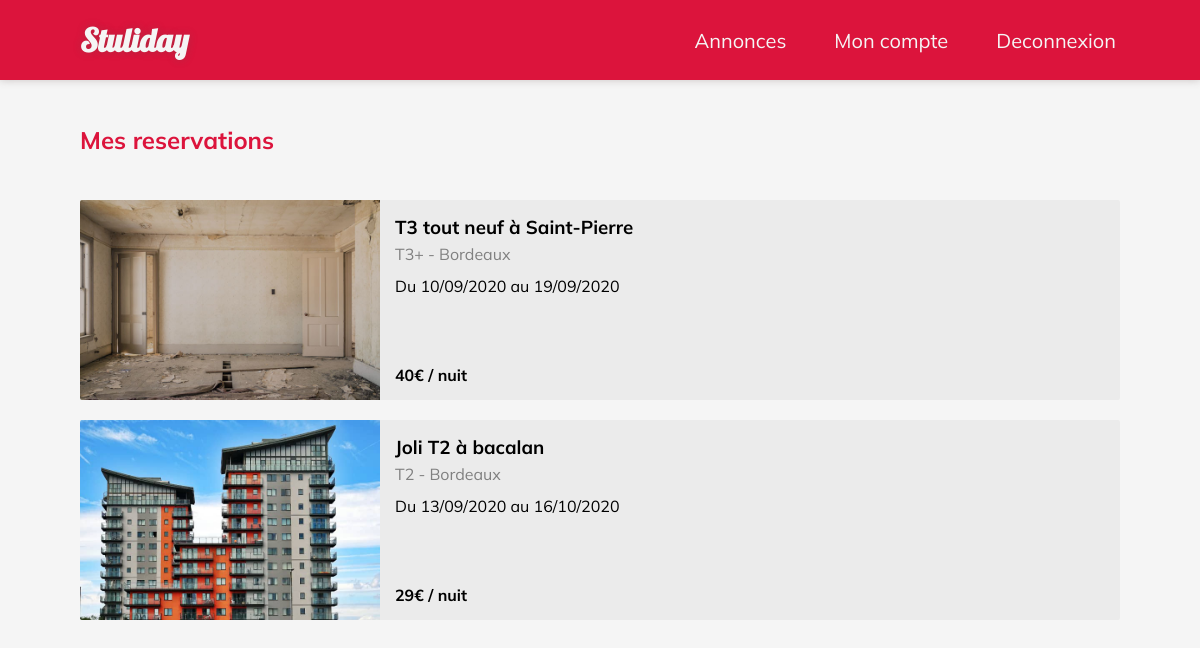
Screenshot of /mes-reservations.php (signed in) with the database file from the repository.
### tables this page shows
CREATE TABLE IF NOT EXISTS `reservations` (
  `id` int(11) NOT NULL AUTO_INCREMENT,
  `id_annonce` int(11) NOT NULL,
  `id_user` int(11) NOT NULL,
  PRIMARY KEY (`id`),
  KEY `id_annonce` (`id_annonce`),
  KEY `reservations_ibfk_2` (`id_user`)
);

CREATE TABLE IF NOT EXISTS `annonces` (
  `id` int(11) NOT NULL AUTO_INCREMENT,
  `author` int(11) NOT NULL,
  `title` varchar(50) DEFAULT NULL,
  `description` text,
  `city` varchar(50) DEFAULT NULL,
  `category` varchar(50) DEFAULT NULL,
  `image_url` varchar(255) DEFAULT NULL,
  `address` varchar(255) DEFAULT NULL,
  `booked` tinyint(1) NOT NULL DEFAULT '0',
  `price` int(255) DEFAULT NULL,
  `start_date` date DEFAULT NULL,
  `end_date` date DEFAULT NULL,
  `publish_date` timestamp NOT NULL DEFAULT CURRENT_TIMESTAMP,
  PRIMARY KEY (`id`),
  KEY `author` (`author`) USING BTREE
);

### inc/functions.php (called while the page is built, shortened)
<?php
function displayDate($date) {
    return join('/', array_reverse(explode('-', $date)));
}
                    ?>
                    <?php
function getMyReservations($user) {
    global $db;
    if ($db) {
        $sql = "SELECT r.id AS id_reservation, r.id_annonce, r.id_user, a.* FROM reservations r LEFT JOIN annonces a ON r.id_annonce = a.id WHERE r.id_user = $user";
        if ($sth = $db->query($sql)) {
            $annonces = $sth->fetchAll(PDO::FETCH_ASSOC);
            return $annonces;
        }
    }
    return 'error';
}
?>

### mes-reservations.php (the view, shortened to what this page needs)
<?php
require 'inc/connect.php';
require 'inc/functions.php';
require 'assets/head.php';
require 'assets/nav.php';
?>
<section>
    <div class="title-row">
        <h2>Mes reservations</h2>
    </div>
    <div id="annonces">
    <?php
    if (isset($_SESSION['id'])) {
        $annonces = getMyReservations($_SESSION['id']);
        if ($annonces == 'error') {
            echo "<p class='error'>Une erreur s'est produite, impossible d'afficher vos réservations.";
        } else if (empty($annonces)) {
            echo "<p>Vous n'avez aucune réservation.";
        } else {
            foreach($annonces as $annonce) {
            ?>
                <article class="annonce-article">
                    <a href="reservation.php?id=<?= $annonce['id_reservation'] ?>">
                        <img src="<?= 'assets/uploads/'.$annonce['image_url'] ?>" alt="">
                        <div>
                            <h3><?= $annonce['title'] ?></h3>
                            <span class="infos"><?= $annonce['category'].' - '.$annonce['city']?></span>
                            <p><?= 'Du '.displayDate($annonce['start_date']).' au '.displayDate($annonce['end_date'])?></p>
                            <span class="price"><?= $annonce['price'].'€ / nuit'?></span>
                        </div>
                    </a>
                </article>
            <?php
            }
        }
    } else {
        echo "<p>Connectez-vous pour voir vos réservations.</p>";
    }
    ?>
    </div>
</section>
<?php
require 'assets/footer.php';
?>

### assets/css/style.css (style rules this page uses)
:root { --flow-space : 10px; --main-shadow : 0 0 8px rgba(100,75,75,0.3); }
* { margin : unset; padding : unset; border : unset; box-sizing : border-box; font-family: 'Mulish', sans-serif; }
a { color : dodgerblue; text-decoration : unset; }
body { background-color : whitesmoke; font-family: 'Mulish', sans-serif; overflow-y: scroll; }
main > section { padding : 20px var(--flow-space); display : flex; flex-direction : column; align-items : center; text-align : center; }
main > section:first-of-type { padding-top : 40px; }
h2 { color : crimson; line-height : 2.5rem; margin-bottom : 20px; }
p { margin-bottom : 1rem; line-height : 1.5rem; }
#annonces { width : 100%; padding-top : 20px; }
.annonce-article { overflow: hidden; text-align : left; width : 100%; background-color : rgb(235,235,235); border-radius : 2px; margin-bottom : var(--flow-space); transition : filter 0.2s ease; }
.annonce-article a { color : unset; }
.annonce-article img { object-fit: cover; width : 100%; height : calc(2 / 3 * (100vw - 2 * var(--flow-space))); }
.annonce-article div { padding : 15px; }
.annonce-article h3 { margin-bottom : 5px; }
.annonce-article p { display: -webkit-box; -webkit-box-orient: vertical; overflow: hidden; -webkit-line-clamp: 5; }
.annonce-article .infos { display : block; color : grey; margin-bottom : 10px; }
.annonce-article .price { font-weight : bold; }
@media screen and (min-width : 375px) { :root { --flow-space : 20px; } }
@media screen and (min-width : 750px) { :root { --flow-space : 40px; } }
@media screen and (min-width : 750px) { .annonce-article { margin-bottom : 20px; } }
@media screen and (min-width : 750px) { .annonce-article a { display : flex; } }
@media screen and (min-width : 750px) { .annonce-article img { height : 200px; min-width : 300px; max-width : 300px; } }
@media screen and (min-width : 750px) { .annonce-article div { flex-grow: 10; position : relative; } }
@media screen and (min-width : 750px) { .annonce-article p { -webkit-line-clamp: 3; } }
@media screen and (min-width : 750px) { .annonce-article .price { position : absolute; bottom : 15px; } }
@media screen and (min-width : 1000px) { :root { --flow-space : 80px; } }
@media screen and (min-width : 1000px) { main > section { align-items : flex-start; text-align : left; } }
@media screen and (min-width : 1000px) { .title-row { width : 100%; display : flex; flex-direction: row-reverse; justify-content: space-between; align-items : center; } }

### rows the page displays
reservations: id_annonce.image_url (picture), id_annonce.title "T3 tout neuf à Saint-Pierre", id_annonce.category "T3+", id_annonce.city "Bordeaux", id_annonce.start_date "10/09/2020", id_annonce.end_date "19/09/2020", id_annonce.price "40"
reservations: id_annonce.image_url (picture), id_annonce.title "Joli T2 à bacalan", id_annonce.category "T2", id_annonce.city "Bordeaux", id_annonce.start_date "13/09/2020", id_annonce.end_date "16/10/2020", id_annonce.price "29"
